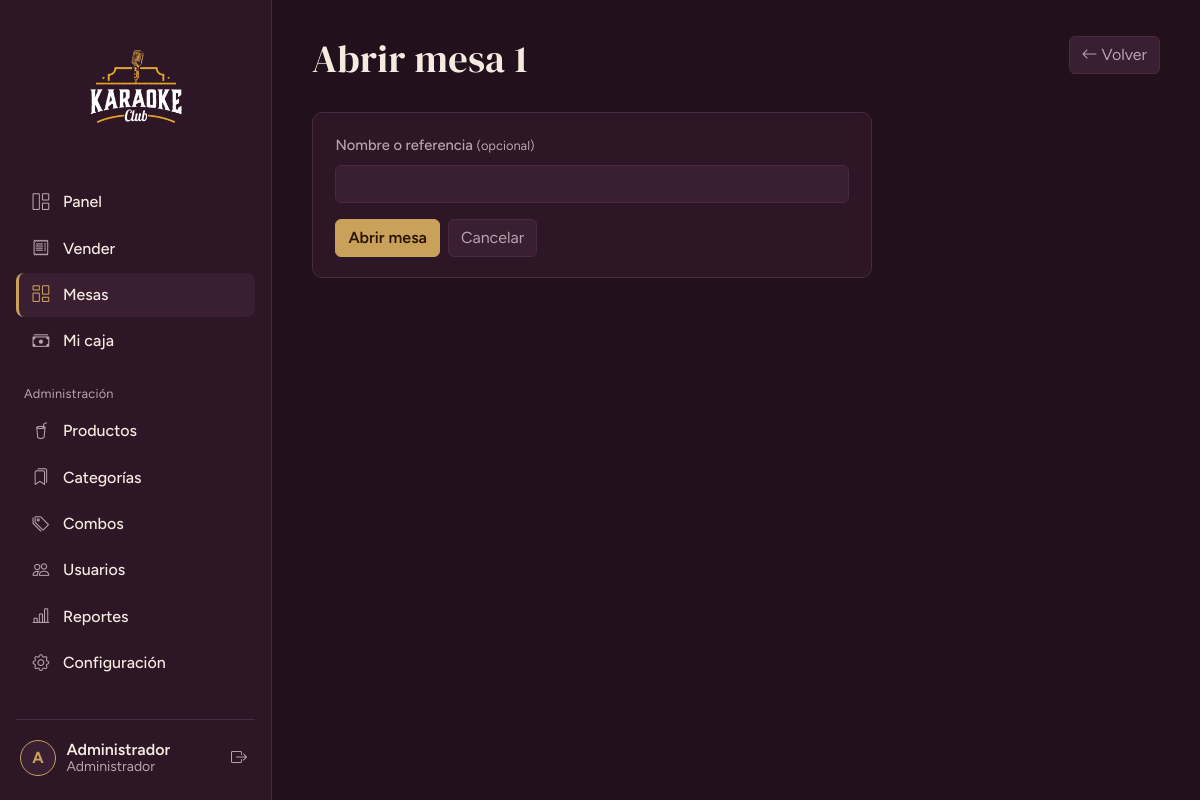
Screenshot of /mesas/abrir/1 (signed in) with the database file from the repository.
### tables this page shows
CREATE TABLE IF NOT EXISTS usuarios (
  id          INT UNSIGNED PRIMARY KEY AUTO_INCREMENT,
  rol_id      TINYINT UNSIGNED NOT NULL,
  nombre      VARCHAR(100) NOT NULL,
  usuario     VARCHAR(50)  NOT NULL UNIQUE,
  password    VARCHAR(255) NOT NULL,            
  telefono    VARCHAR(20)  NULL,
  estado      TINYINT(1) NOT NULL DEFAULT 1,    
  ultimo_login DATETIME NULL,
  created_at  TIMESTAMP NOT NULL DEFAULT CURRENT_TIMESTAMP,
  CONSTRAINT fk_usuarios_rol FOREIGN KEY (rol_id) REFERENCES roles(id)
);

CREATE TABLE IF NOT EXISTS mesas (
  id         INT UNSIGNED PRIMARY KEY AUTO_INCREMENT,
  numero     VARCHAR(20) NOT NULL UNIQUE,
  capacidad  TINYINT UNSIGNED NOT NULL DEFAULT 4,
  estado     ENUM('libre','ocupada','inactiva') NOT NULL DEFAULT 'libre'
);

### app/core/Controller.php (called while the page is built, shortened)
<?php
abstract class Controller
{
    protected function view(string $view, array $data = [], string $layout = 'main'): void
    {
        extract($data, EXTR_SKIP);
        require APP_PATH . "/views/$view.php";
        $content = ob_get_clean();
        require APP_PATH . "/views/layouts/$layout.php";
    }
    protected function requireAuth(array $roles = []): void
    {
        Auth::refresh();
    }
    protected function idOr404(string $id): int
    {
        $n = (int) $id;
        return $n;
    }
}

### app/controllers/MesasController.php (called while the page is built, shortened)
<?php
class MesasController extends Controller
{
    public function __construct()
    {
        $this->requireAuth();
    }
    public function abrir(string $id = '0'): void
    {
        $id = $this->idOr404($id);
        $m  = Mesa::buscar($id) ?? $this->noExiste();
        $this->view('mesas/abrir', ['title' => 'Abrir mesa ' . $m['numero'], 'm' => $m]);
    }
}

### app/core/Router.php (called while the page is built, shortened)
<?php
class Router
{
    public function dispatch(): void
    {
        try {
            $url   = trim((string) ($_GET['url'] ?? ''), '/');
            $parts = $url === '' ? [] : explode('/', $url);
            $c = strtolower($parts[0]);
            $m = $parts[1] ?? ($c === 'auth' ? 'login' : 'index');
            $params = array_slice($parts, 2);
            $obj = new $class();
            $ref = new ReflectionMethod($obj, $m);
            $ref->invokeArgs($obj, $params);
        } catch (AppException $e) {
            (new ErrorController())->show500($e->getMessage());
        } catch (Throwable $e) {
            error_log((string) $e);
            (new ErrorController())->show500(APP_ENV === 'development' ? $e->getMessage() : null);
        }
    }
}

### public/index.php (called while the page is built, shortened)
<?php
require APP_PATH . '/config/config.php';
spl_autoload_register(function (string $class): void {
    foreach (['core', 'controllers', 'models'] as $dir) {
        $file = APP_PATH . "/$dir/$class.php";
        if (is_file($file)) { require $file; return; }
    }
});
require APP_PATH . '/core/helpers.php';
(new Router())->dispatch();

### app/core/Database.php (called while the page is built, shortened)
<?php
class Database
{
    private static ?PDO $pdo = null;
    public static function pdo(): PDO
    {
        if (self::$pdo === null) {
            try {
                $dsn = 'mysql:host=' . DB_HOST . ';dbname=' . DB_NAME . ';charset=utf8mb4';
                self::$pdo = new PDO($dsn, DB_USER, DB_PASS, [
                    PDO::ATTR_ERRMODE            => PDO::ERRMODE_EXCEPTION,
                    PDO::ATTR_DEFAULT_FETCH_MODE => PDO::FETCH_ASSOC,
                    PDO::ATTR_EMULATE_PREPARES   => false,
                ]);
                self::$pdo->exec("SET time_zone = '-05:00'");
            } catch (PDOException $e) {
                error_log('DB connect: ' . $e->getMessage());
                throw new AppException('No se pudo conectar a la base de datos. Revisa que MySQL esté encendido en XAMPP y que hayas importado database/karaoke_club.sql.');
            }
        }
        return self::$pdo;
    }
    public static function all(string $sql, array $params = []): array
    {
        $st = self::pdo()->prepare($sql);
        $st->execute($params);
        return $st->fetchAll();
    }
    public static function one(string $sql, array $params = []): ?array
    {
        $st = self::pdo()->prepare($sql);
        $st->execute($params);
        $row = $st->fetch();
        return $row === false ? null : $row;
    }
}

### app/models/Mesa.php (called while the page is built, shortened)
<?php
class Mesa
{
    public static function buscar(int $id): ?array
    {
        return Database::one('SELECT * FROM mesas WHERE id = ?', [$id]);
    }
}

### app/core/helpers.php (called while the page is built, shortened)
<?php
function e(mixed $v): string { return htmlspecialchars((string) $v, ENT_QUOTES | ENT_SUBSTITUTE, 'UTF-8'); }
function url(string $path = ''): string { return BASE_URL . '/' . ltrim($path, '/'); }
function asset(string $path): string
{
    $file = ROOT_PATH . '/public/' . ltrim($path, '/');
    return url($path) . '?v=' . (is_file($file) ? filemtime($file) : 1);
}
function old(string $key, string $default = ''): string { return e($GLOBALS['_old'][$key] ?? $default); }

### app/models/Config.php (called while the page is built, shortened)
<?php
class Config
{
    private static ?array $cache = null;
    public static function get(string $clave, string $default = ''): string
    {
        if (self::$cache === null) {
            try {
                self::$cache = array_column(Database::all('SELECT clave, valor FROM configuracion'), 'valor', 'clave');
            } catch (Throwable $e) {
                self::$cache = [];
            }
        }
        return self::$cache[$clave] ?? $default;
    }
}

### app/config/menu.php (called while the page is built)
<?php
return [
  ['grupo' => '', 'items' => [
    ['label' => 'Panel',            'icon' => 'bi-grid-1x2',      'route' => 'dashboard', 'roles' => ['admin','cajero']],
    ['label' => 'Vender',           'icon' => 'bi-receipt',       'route' => 'ventas',    'roles' => ['admin','cajero']],
    ['label' => 'Mesas',            'icon' => 'bi-columns-gap',   'route' => 'mesas',     'roles' => ['admin','cajero']],
    ['label' => 'Mi caja',          'icon' => 'bi-cash-stack',    'route' => 'caja',      'roles' => ['admin','cajero']],
  ]],
  ['grupo' => 'Administración', 'items' => [
    ['label' => 'Productos',        'icon' => 'bi-cup-straw',     'route' => 'productos', 'roles' => ['admin']],
    ['label' => 'Categorías',       'icon' => 'bi-bookmarks',     'route' => 'categorias','roles' => ['admin']],
    ['label' => 'Combos',           'icon' => 'bi-tags',          'route' => 'combos',    'roles' => ['admin']],
    ['label' => 'Usuarios',         'icon' => 'bi-people',        'route' => 'usuarios',  'roles' => ['admin']],
    ['label' => 'Reportes',         'icon' => 'bi-bar-chart-line','route' => 'reportes',  'roles' => ['admin']],
    ['label' => 'Configuración',    'icon' => 'bi-gear',          'route' => 'configuracion', 'roles' => ['admin']],
  ]],
];

### app/core/Auth.php (called while the page is built, shortened)
<?php
class Auth
{
    public static function user(): ?array { return $_SESSION['user'] ?? null; }
    public static function id(): int { return (int) ($_SESSION['user']['id'] ?? 0); }
    public static function role(): string { return (string) ($_SESSION['user']['rol'] ?? ''); }
    public static function is(string ...$roles): bool { return in_array(self::role(), $roles, true); }
    public static function refresh(): void
    {
        $u = Usuario::buscarPorId(self::id());
    }
}

### app/models/Usuario.php (called while the page is built, shortened)
<?php
class Usuario
{
    public static function buscarPorId(int $id): ?array
    {
        return Database::one(
            'SELECT u.*, r.nombre AS rol FROM usuarios u JOIN roles r ON r.id = u.rol_id WHERE u.id = ? LIMIT 1',
            [$id]
        );
    }
}

### app/views/mesas/abrir.php (the view, shortened to what this page needs)
<header class="page-head page-head--actions">
  <div>
    <h1>Abrir mesa <?= e($m['numero']) ?></h1>
  </div>
  <a class="btn btn-outline-field" href="<?= url('mesas') ?>"><i class="bi bi-arrow-left"></i> Volver</a>
</header>
<section class="panel" style="max-width:560px">
  <form method="post" action="<?= url('mesas/iniciar/' . (int) $m['id']) ?>" autocomplete="off">
    <label class="form-label" for="cliente">Nombre o referencia <small>(opcional)</small></label>
    <input class="form-control mb-3" id="cliente" name="cliente" maxlength="100" value="<?= old('cliente') ?>" autofocus>
    <div class="d-flex gap-2">
      <button class="btn btn-brass" type="submit">Abrir mesa</button>
      <a class="btn btn-outline-field" href="<?= url('mesas') ?>">Cancelar</a>
    </div>
  </form>
</section>

### app/views/layouts/main.php (shortened to what this page needs)
<?php
$menu  = require APP_PATH . '/config/menu.php';
$user  = Auth::user();
$local = Config::get('nombre_local', 'Karaoke Club');
$inicial = mb_strtoupper(mb_substr($user['nombre'] ?? '?', 0, 1));
?>
<!doctype html>
<html lang="es" data-bs-theme="dark">
<head>
  <?php include APP_PATH . '/views/layouts/_head.php'; ?>
</head>
<body>
<div class="shell">
  <aside class="sidebar offcanvas-lg offcanvas-start" tabindex="-1" id="sidebar" aria-label="Menú principal">
    <div class="sidebar__brand">
      <img class="brand-logo brand-logo--sidebar" src="<?= asset('assets/logo.png') ?>" alt="<?= e($local) ?>">
    </div>
    <nav class="sidebar__nav">
      <?php foreach ($menu as $grupo):
          $items = array_filter($grupo['items'], fn($i) => in_array(Auth::role(), $i['roles'], true));
          if (!$items) continue; ?>
        <?php if ($grupo['grupo'] !== ''): ?><p class="nav-group"><?= e($grupo['grupo']) ?></p><?php endif; ?>
        <?php foreach ($items as $i):
            $activo = Router::$controller === $i['route']; ?>
          <a class="nav-item-link<?= $activo ? ' is-active' : '' ?>" href="<?= url($i['route']) ?>"<?= $activo ? ' aria-current="page"' : '' ?>>
            <i class="bi <?= e($i['icon']) ?>"></i><span><?= e($i['label']) ?></span>
          </a>
        <?php endforeach; ?>
      <?php endforeach; ?>
    </nav>
    <div class="sidebar__user">
      <a class="user-chip" href="<?= url('perfil') ?>" title="Mi perfil">
        <span class="avatar"><?= e($inicial) ?></span>
        <span class="user-chip__text">
          <strong><?= e($user['nombre']) ?></strong>
          <small><?= Auth::is('admin') ? 'Administrador' : 'Cajero' ?></small>
        </span>
      </a>
      <form method="post" action="<?= url('auth/logout') ?>" data-confirm="¿Cerrar sesión?" data-confirm-button="Sí, salir">
        <button class="btn btn-icon" type="submit" title="Cerrar sesión" aria-label="Cerrar sesión"><i class="bi bi-box-arrow-right"></i></button>
      </form>
    </div>
  </aside>
  <main class="content">
    <?= $content ?>
  </main>
</div>
</body>
</html>

### public/assets/css/app.css (style rules this page uses)
:root { --bg: #22101C; --surface: #2D1626; --surface-2: #3A1E31; --line: #4A2A3F; --text: #F4EADF; --muted: #B9A3AE; --brass: #C9A15B; --brass-hi: #E3C07F; --libre: #7FB89A; --ocupada: #F2668B; --danger: #E5604D; --radius: 10px; --font-display: "DM Serif Display", Georgia, serif; --font-ui: "Figtree", system-ui, -apple-system, "Segoe UI", sans-serif; }
[data-bs-theme="dark"] { --bs-body-bg: var(--bg); --bs-body-color: var(--text); --bs-body-font-family: var(--font-ui); --bs-border-color: var(--line); --bs-secondary-color: var(--muted); --bs-link-color: var(--brass); --bs-link-hover-color: var(--brass-hi); }
body { background: var(--bg); color: var(--text); font-family: var(--font-ui); }
h1, h2, h3 { font-family: var(--font-display); font-weight: 400; letter-spacing: .01em; }
.btn-brass { background: var(--brass); border-color: var(--brass); color: #2A1500; font-weight: 600; }
.btn-outline-field { border-color: var(--line); color: var(--muted); background: var(--surface-2); }
.btn-icon { background: transparent; border: 0; color: var(--muted); padding: .35rem .5rem; }
.form-label { color: var(--muted); font-weight: 500; font-size: .92rem; }
.form-control { background: var(--surface-2); border-color: var(--line); color: var(--text); }
.shell { min-height: 100vh; }
.content { padding: 1.75rem 1.25rem 3rem; max-width: 1280px; }
.sidebar { --bs-offcanvas-width: 280px; background: var(--surface) !important; border-right: 1px solid var(--line) !important; display: flex; flex-direction: column; padding: 1.25rem 1rem; }
@media (min-width: 992px) { .shell { display: grid; grid-template-columns: 272px minmax(0, 1fr); } }
@media (min-width: 992px) { .sidebar { position: sticky; top: 0; height: 100vh; width: auto !important; } }
@media (min-width: 992px) { .content { padding: 2.25rem 2.5rem 3rem; } }
.sidebar__brand { display: flex; align-items: center; gap: .75rem; padding: .25rem .5rem 1.5rem; }
.brand-logo { display: block; object-fit: contain; }
.brand-logo--sidebar { width: 176px; height: 132px; margin: 0 auto; }
.sidebar__nav { flex: 1; overflow-y: auto; }
.nav-group { margin: 1.25rem .5rem .4rem; font-size: .8rem; color: var(--muted); letter-spacing: .02em; }
.nav-item-link { display: flex; align-items: center; gap: .75rem; padding: .6rem .75rem; margin-bottom: 2px; border-radius: 8px; color: var(--text); text-decoration: none; font-weight: 500; border-left: 3px solid transparent; }
.nav-item-link i { font-size: 1.05rem; color: var(--muted); width: 1.25rem; text-align: center; }
.nav-item-link.is-active { background: var(--surface-2); border-left-color: var(--brass); }
.nav-item-link.is-active i { color: var(--brass); }
.sidebar__user { display: flex; align-items: center; gap: .5rem; padding-top: 1rem; border-top: 1px solid var(--line); }
.user-chip { flex: 1; display: flex; align-items: center; gap: .65rem; min-width: 0; text-decoration: none; color: var(--text); padding: .25rem; border-radius: 8px; }
.avatar { display: grid; place-items: center; width: 36px; height: 36px; border-radius: 50%; background: var(--surface-2); border: 1px solid var(--brass); color: var(--brass); font-weight: 700; flex: none; }
.user-chip__text { display: flex; flex-direction: column; min-width: 0; line-height: 1.2; }
.user-chip__text strong { font-weight: 600; white-space: nowrap; overflow: hidden; text-overflow: ellipsis; }
.user-chip__text small { color: var(--muted); }
.page-head { margin-bottom: 1.75rem; }
.page-head h1 { font-size: clamp(1.9rem, 3.2vw, 2.6rem); margin: 0 0 .15rem; }
.panel { background: var(--surface); border: 1px solid var(--line); border-radius: var(--radius); padding: 1.25rem 1.4rem; }
.page-head--actions { display: flex; justify-content: space-between; align-items: flex-start; gap: 1rem; flex-wrap: wrap; }
.form-control::placeholder { color: #8c7683; }
.panel .form-label small { color: var(--muted); font-weight: 400; }

### rows the page displays
usuarios: nombre "A", nombre "Administrador"
mesas: numero "1"

### other values shown
$i['label'] "Panel"
$i['label'] "Vender"
$i['label'] "Mesas"
$i['label'] "Mi caja"
$grupo['grupo'] "Administración"
$i['label'] "Productos"
$i['label'] "Categorías"
$i['label'] "Combos"
$i['label'] "Usuarios"
$i['label'] "Reportes"
$i['label'] "Configuración"
